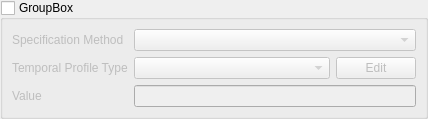
<?xml version="1.0" encoding="UTF-8"?>
<ui version="4.0">
 <class>VariableSourceWidget</class>
 <widget class="QWidget" name="VariableSourceWidget">
  <property name="geometry">
   <rect>
    <x>0</x>
    <y>0</y>
    <width>428</width>
    <height>116</height>
   </rect>
  </property>
  <property name="windowTitle">
   <string>Form</string>
  </property>
  <layout class="QVBoxLayout" name="verticalLayout">
   <property name="leftMargin">
    <number>0</number>
   </property>
   <property name="topMargin">
    <number>0</number>
   </property>
   <property name="rightMargin">
    <number>0</number>
   </property>
   <property name="bottomMargin">
    <number>0</number>
   </property>
   <item>
    <widget class="QGroupBox" name="groupBox">
     <property name="title">
      <string>GroupBox</string>
     </property>
     <property name="checkable">
      <bool>true</bool>
     </property>
     <property name="checked">
      <bool>false</bool>
     </property>
     <layout class="QFormLayout" name="formLayout">
      <item row="0" column="0">
       <widget class="QLabel" name="label">
        <property name="text">
         <string>Specification Method</string>
        </property>
       </widget>
      </item>
      <item row="0" column="1">
       <widget class="QComboBox" name="specificationMethod">
        <property name="minimumSize">
         <size>
          <width>0</width>
          <height>0</height>
         </size>
        </property>
       </widget>
      </item>
      <item row="1" column="0">
       <widget class="QLabel" name="label_2">
        <property name="text">
         <string>Temporal Profile Type</string>
        </property>
       </widget>
      </item>
      <item row="1" column="1">
       <widget class="QWidget" name="widget_4" native="true">
        <layout class="QVBoxLayout" name="verticalLayout_3">
         <property name="leftMargin">
          <number>0</number>
         </property>
         <property name="topMargin">
          <number>0</number>
         </property>
         <property name="rightMargin">
          <number>0</number>
         </property>
         <property name="bottomMargin">
          <number>0</number>
         </property>
         <item>
          <widget class="QWidget" name="widget_3" native="true">
           <layout class="QHBoxLayout" name="horizontalLayout">
            <property name="leftMargin">
             <number>0</number>
            </property>
            <property name="topMargin">
             <number>0</number>
            </property>
            <property name="rightMargin">
             <number>0</number>
            </property>
            <property name="bottomMargin">
             <number>0</number>
            </property>
            <item>
             <widget class="QComboBox" name="temporalProfileType">
              <property name="sizePolicy">
               <sizepolicy hsizetype="Expanding" vsizetype="Fixed">
                <horstretch>0</horstretch>
                <verstretch>0</verstretch>
               </sizepolicy>
              </property>
              <property name="minimumSize">
               <size>
                <width>0</width>
                <height>0</height>
               </size>
              </property>
             </widget>
            </item>
            <item>
             <widget class="QPushButton" name="edit">
              <property name="text">
               <string>Edit</string>
              </property>
             </widget>
            </item>
           </layout>
          </widget>
         </item>
        </layout>
       </widget>
      </item>
      <item row="2" column="0">
       <widget class="QLabel" name="label_8">
        <property name="text">
         <string>Value</string>
        </property>
       </widget>
      </item>
      <item row="2" column="1">
       <widget class="QLineEdit" name="constantValue">
        <property name="enabled">
         <bool>false</bool>
        </property>
       </widget>
      </item>
     </layout>
    </widget>
   </item>
  </layout>
 </widget>
 <resources/>
 <connections/>
</ui>
